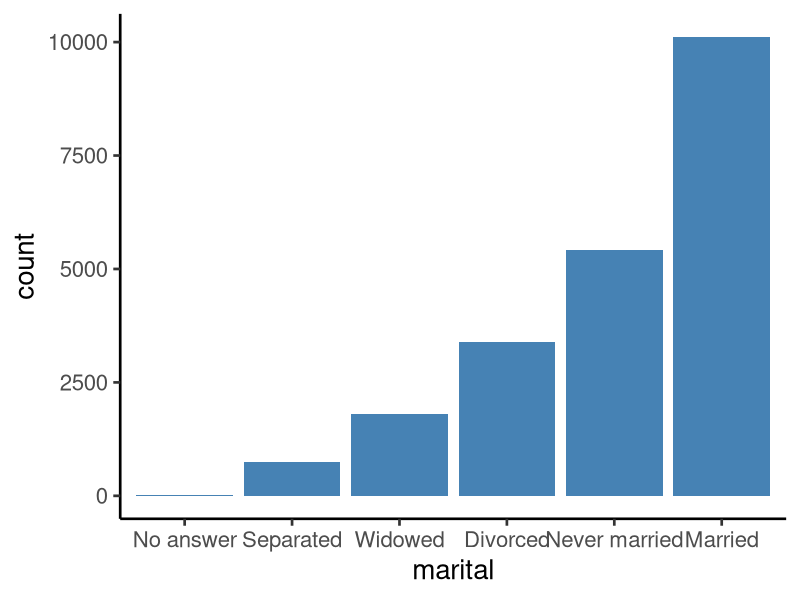
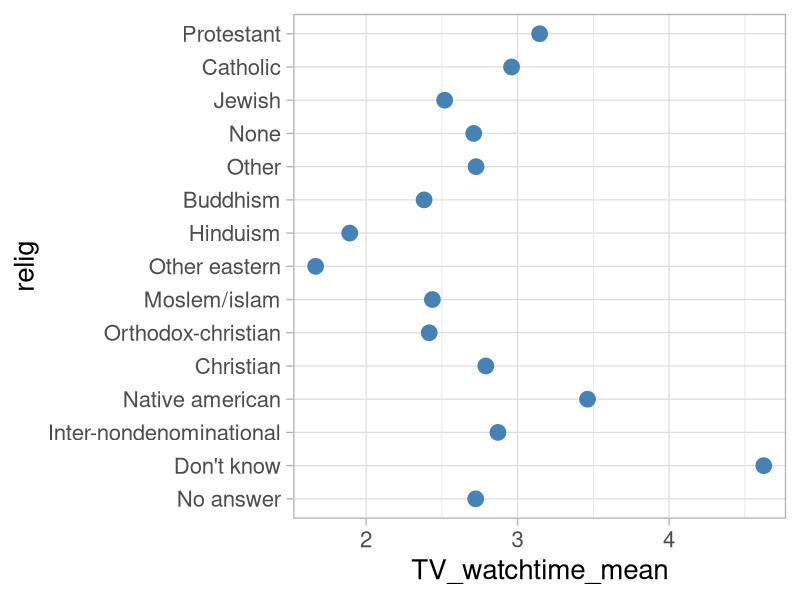

Generate these figures, in order, with R:

## Dealing with categorical data
#### forcats

library(tidyverse)
theme_set(theme_minimal())


view(gss_cat)


levels(gss_cat$race)


gss_cat %>% 
  select(race) %>% 
  table()
  
  
  
  
## removed unused levels  
gss_cat %>% 
  mutate(race = fct_drop(race)) %>% 
  select(race) %>% 
  table()
  
  
  
  
## modifying factor order
gss_cat %>% 
  mutate(race = fct_drop(race)) %>% 
  mutate(race = fct_relevel(race, c("White", "Black", "Other"))) %>% 
  select(race) %>% 
  table()

  
  



## order the factors
gss_cat %>% 
  mutate(marital = fct_infreq(marital)) %>% 
  mutate(marital = fct_rev(marital)) %>% 
  ggplot(aes(marital)) +
  geom_bar(fill = "steelblue") +
  theme_classic(base_size = 20)




## order the levels of one variable by value in another variable
gss_cat %>% 
  group_by(relig) %>% 
  summarise(TV_watchtime_mean = mean(tvhours, na.rm = TRUE)) %>% 
  #mutate(relig = fct_reorder(relig, TV_watchtime_mean)) %>% 
  ggplot(aes(TV_watchtime_mean, relig)) +
  geom_point(size = 5, color = "steelblue") +
  theme_light(base_size = 20)







## modify factor levels
gss_cat %>% 
  count(partyid)
  
  
unique(gss_cat$partyid)  



## reorder the the similar levels 
gss_cat %>% 
  mutate(partyid = fct_recode(partyid, 
                              "others" = "Other party",
                              "others" = "No answer",
                              "others" = "Don't know")) %>% 
  count(partyid)
  
  







## recode/rename the levels
gss_cat %>% 
  mutate(partyid = fct_recode(partyid, 
                              "others" = "Other party",
                              "others" = "No answer",
                              "others" = "Don't know",
                              "Not Strong republican" = "Not str republican",
                              "Slightly republican" = "Ind,near rep",
                              "Slightly democrat" = "Ind,near dem",
                              "Not Strong democrat" = "Not str democrat")) %>% 
  count(partyid)






### reorder the the similar levels with factor collaspe function
gss_cat %>% 
  mutate(partyid = fct_collapse(partyid, 
                              "others" = c("Other party",
                                           "No answer",
                                           "Don't know"),
                              "Republican" = c("Not str republican",
                                               "Strong republican"),
                              "Democrat" = c("Strong democrat",
                                             "Not str democrat"),
                              "Independent" = c("Ind,near dem", 
                                                "Ind,near rep"))) %>% 
  count(partyid)
